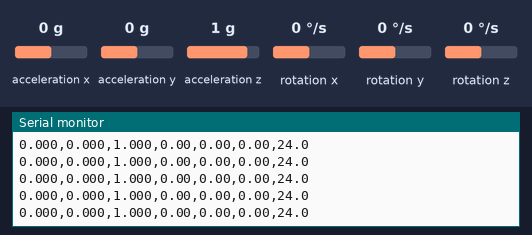
The sketch below on a simulated Arduino Uno, built with avr-gcc and run on an emulated ATmega328P. On the bench: the last lines printed to the serial monitor. Wiring (inferred from the names in the program): MPU-6050 motion sensor at I2C address 0x68. The test bench sets the inputs (shaded band); at power-on: acceleration x 0 g, acceleration y 0 g, acceleration z 1 g, rotation x 0 °/s, rotation y 0 °/s, rotation z 0 °/s.

Above: at 1.6 s.
1.7 s: acceleration x set to -1.4 g
At 1.77 s:
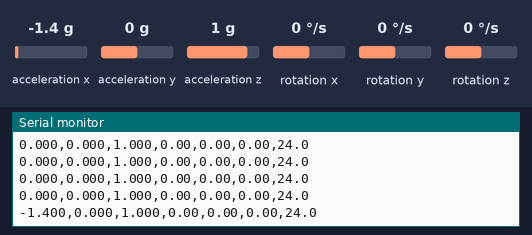
3.2 s: acceleration y set to -1.4 g
At 3.24 s:
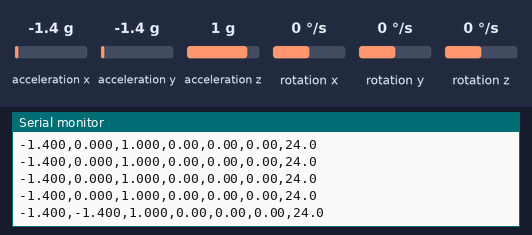
4.7 s: acceleration z set to -1.4 g
At 4.71 s:
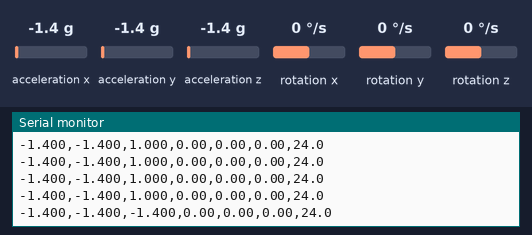
6.2 s: rotation x set to -192 °/s
At 6.28 s:
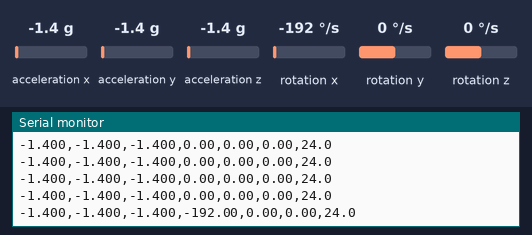
7.7 s: rotation y set to -192 °/s
At 7.75 s:
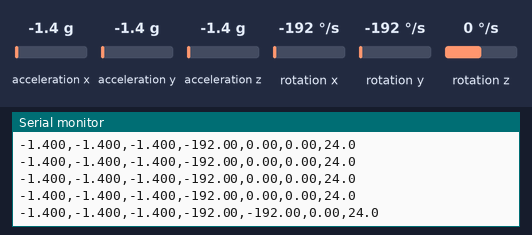

Measured:
- after the input at 1.7 s, the serial monitor: prints a new line after 0.07 s (image 1)
- after the input at 3.2 s, the serial monitor: prints a new line at once (image 2)
- after the input at 4.7 s, the serial monitor: prints a new line at once (image 3)
- after the input at 6.2 s, the serial monitor: prints a new line after 0.08 s (image 4)
- after the input at 7.7 s, the serial monitor: prints a new line after 0.05 s (image 5)

The sketch:

04_mpu6050.ino
```cpp
// AUV tezgah testi 04 - MPU6050 ham okuma
// Baglanti: test 03 ile ayni (Type-C, LiPo YOK)
// Basari: WHO_AM_I = 0x68. Kart duz dururken az ~ +1.00 g, gyro ~ 0 dps.
//         Karti egdiginizde eksenler degisir, birakinca geri doner.
//         Deger donmuyorsa jumper gevsek; surekli 0 ise sensor uyanmamis.

#include <Wire.h>

// Serial = USART1 (PA9 TX / PA10 RX)
// NOT: sabit adi MPU olamaz - CMSIS'te Memory Protection Unit makrosu
const uint8_t MPU_ADDR = 0x68;  // ikinci sensor icin 0x69

void reg_write(uint8_t r, uint8_t v) {
  Wire.beginTransmission(MPU_ADDR);
  Wire.write(r);
  Wire.write(v);
  Wire.endTransmission();
}

uint8_t reg_read(uint8_t r) {
  Wire.beginTransmission(MPU_ADDR);
  Wire.write(r);
  Wire.endTransmission(false);
  Wire.requestFrom(MPU_ADDR, (uint8_t)1);
  return Wire.available() ? Wire.read() : 0xFF;
}

void setup() {
  Serial.begin(115200);
  delay(300);
  Wire.setSCL(PB6);
  Wire.setSDA(PB7);
  Wire.begin();
  Wire.setClock(100000);

  Serial.println();
  Serial.print("WHO_AM_I=0x");
  Serial.println(reg_read(0x75), HEX);

  reg_write(0x6B, 0x00);  // PWR_MGMT_1: uyandir
  delay(100);
  reg_write(0x1B, 0x00);  // GYRO_CONFIG:  +/-250 dps  -> 131 LSB/dps
  reg_write(0x1C, 0x00);  // ACCEL_CONFIG: +/-2 g      -> 16384 LSB/g
  reg_write(0x1A, 0x03);  // DLPF ~44 Hz
  Serial.println("ax_g,ay_g,az_g,gx_dps,gy_dps,gz_dps,temp_C");
}

void loop() {
  Wire.beginTransmission(MPU_ADDR);
  Wire.write(0x3B);
  Wire.endTransmission(false);
  Wire.requestFrom(MPU_ADDR, (uint8_t)14);
  if (Wire.available() < 14) {
    Serial.println("okuma hatasi");
    delay(500);
    return;
  }
  int16_t ax = (Wire.read() << 8) | Wire.read();
  int16_t ay = (Wire.read() << 8) | Wire.read();
  int16_t az = (Wire.read() << 8) | Wire.read();
  int16_t tr = (Wire.read() << 8) | Wire.read();
  int16_t gx = (Wire.read() << 8) | Wire.read();
  int16_t gy = (Wire.read() << 8) | Wire.read();
  int16_t gz = (Wire.read() << 8) | Wire.read();

  Serial.print(ax / 16384.0, 3); Serial.print(",");
  Serial.print(ay / 16384.0, 3); Serial.print(",");
  Serial.print(az / 16384.0, 3); Serial.print(",");
  Serial.print(gx / 131.0, 2);   Serial.print(",");
  Serial.print(gy / 131.0, 2);   Serial.print(",");
  Serial.print(gz / 131.0, 2);   Serial.print(",");
  Serial.println(tr / 340.0 + 36.53, 1);
  delay(100);
}
```
